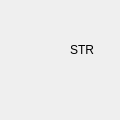
<?xml version="1.0" encoding="UTF-8"?>
<ui version="4.0">
 <class>StatDisplay</class>
 <widget class="QWidget" name="StatDisplay">
  <property name="geometry">
   <rect>
    <x>0</x>
    <y>0</y>
    <width>120</width>
    <height>120</height>
   </rect>
  </property>
  <property name="minimumSize">
   <size>
    <width>120</width>
    <height>120</height>
   </size>
  </property>
  <property name="maximumSize">
   <size>
    <width>120</width>
    <height>120</height>
   </size>
  </property>
  <property name="windowTitle">
   <string>Form</string>
  </property>
  <widget class="QLabel" name="statNumber">
   <property name="geometry">
    <rect>
     <x>0</x>
     <y>0</y>
     <width>60</width>
     <height>60</height>
    </rect>
   </property>
   <property name="minimumSize">
    <size>
     <width>60</width>
     <height>60</height>
    </size>
   </property>
   <property name="maximumSize">
    <size>
     <width>60</width>
     <height>60</height>
    </size>
   </property>
   <property name="text">
    <string/>
   </property>
   <property name="alignment">
    <set>Qt::AlignCenter</set>
   </property>
  </widget>
  <widget class="QLabel" name="statModifier">
   <property name="geometry">
    <rect>
     <x>10</x>
     <y>65</y>
     <width>40</width>
     <height>40</height>
    </rect>
   </property>
   <property name="minimumSize">
    <size>
     <width>40</width>
     <height>40</height>
    </size>
   </property>
   <property name="maximumSize">
    <size>
     <width>40</width>
     <height>40</height>
    </size>
   </property>
   <property name="text">
    <string/>
   </property>
   <property name="alignment">
    <set>Qt::AlignCenter</set>
   </property>
  </widget>
  <widget class="QLabel" name="statName">
   <property name="geometry">
    <rect>
     <x>70</x>
     <y>40</y>
     <width>50</width>
     <height>20</height>
    </rect>
   </property>
   <property name="minimumSize">
    <size>
     <width>50</width>
     <height>20</height>
    </size>
   </property>
   <property name="maximumSize">
    <size>
     <width>50</width>
     <height>20</height>
    </size>
   </property>
   <property name="text">
    <string>STR</string>
   </property>
  </widget>
 </widget>
 <resources/>
 <connections/>
</ui>
